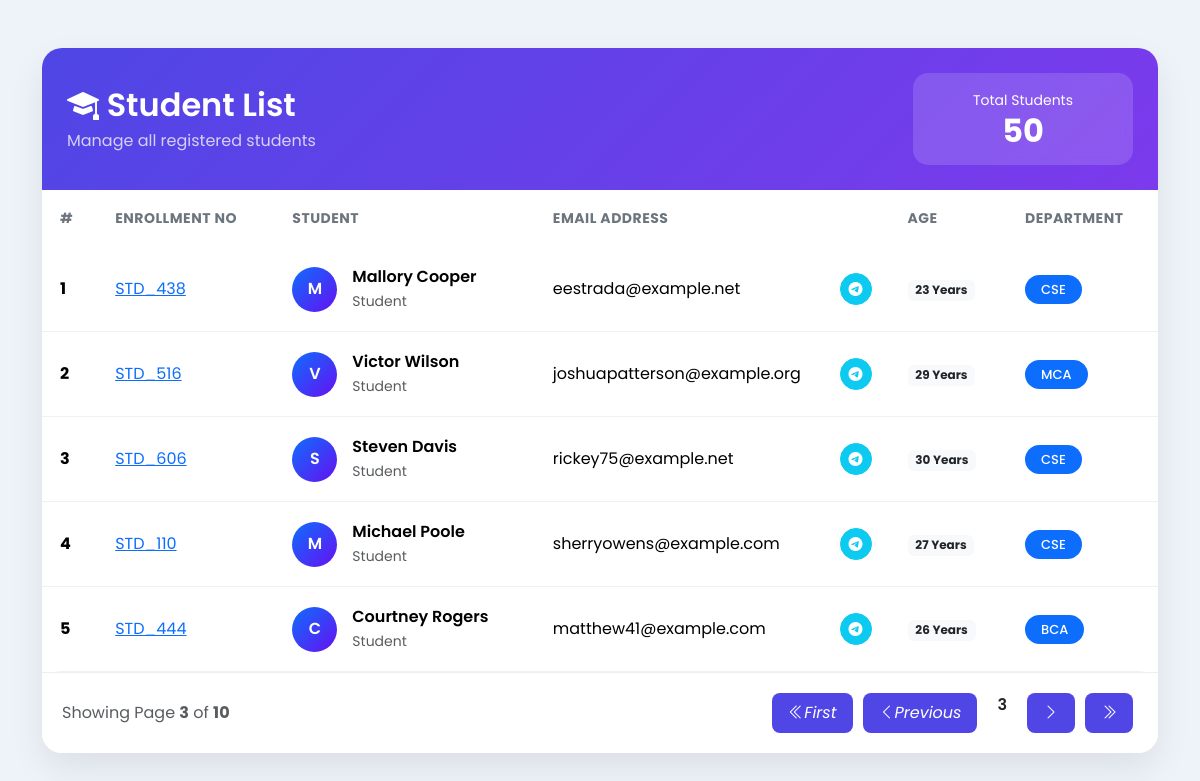
/?page=3, run on the app's committed database.
### myapp/models.py (models this page shows)
class Student(models.Model):
    en_no = models.ForeignKey(Enrollment,on_delete=models.CASCADE)
    dept = models.ForeignKey(Dept,on_delete=models.CASCADE)
    name = models.CharField(max_length=20)
    email = models.CharField(max_length=50)
    age = models.IntegerField()

class Enrollment(models.Model):
    en_no = models.CharField(max_length=20)

class Dept(models.Model):
    name = models.CharField(max_length=20)

### myapp/views.py (the view)
# urls.py: path("",index,name="index"),
def index(request):
    students = Student.objects.all()
    paginator = Paginator(students, 5)
    page_number = request.GET.get("page")
    page_obj = paginator.get_page(page_number)
    return render(request,"index.html",{'students':page_obj})

### myapp/templates/index.html (shortened to what this page needs)
<!DOCTYPE html>
<html lang="en">
<head>
    <link href="https://cdn.jsdelivr.net/npm/bootstrap@5.3.3/dist/css/bootstrap.min.css" rel="stylesheet">
    <link href="https://cdn.jsdelivr.net/npm/bootstrap-icons@1.11.3/font/bootstrap-icons.css" rel="stylesheet">
</head>
<body>
    <div class="container py-5">
        <div class="card student-card">
            <div class="student-header">
                <div class="d-flex justify-content-between align-items-center flex-wrap">
                    <div>
                        <h2 class="title">
                            <i class="bi bi-mortarboard-fill"></i>
                            Student List
                        </h2>
                        <p class="mb-0 opacity-75">
                            Manage all registered students
                        </p>
                    </div>
                    <div class="total-box text-center mt-3 mt-md-0">
                        <small>Total Students</small>
                        <h2>{{ students.paginator.count }}</h2>
                    </div>
                </div>
            </div>
            <div class="table-responsive">
                <table class="table align-middle">
                    <thead>
                        <tr>
                            <th>#</th>
                            <th>Enrollment No</th>
                            <th>Student</th>
                            <th>Email Address</th>
                            <th>Age</th>
                            <th>Department</th>
                        </tr>
                    </thead>
                    <tbody>
                        {% for student in students %}
                        <tr>
                            <td>
                                <strong>{{ forloop.counter }}</strong>
                            </td>
                            <td>
                                <a href="{%url 'report'%}?id={{student.id}}&action=display">
                                    {{ student.en_no.en_no }}
                                </a>
                            </td>
                            <td>
                                <div class="d-flex align-items-center">
                                    <div class="student-avatar">
                                        {{ student.name|slice:":1"|upper }}
                                    </div>
                                    <div>
                                        <div class="fw-semibold">
                                            {{ student.name }}
                                        </div>
                                        <small class="text-muted">
                                            Student
                                        </small>
                                    </div>
                                </div>
                            </td>
                            <td>
                                <div class="d-flex justify-content-between align-items-center">
                                    <span>{{ student.email }}</span>
                                    <a href="{% url 'report' %}?id={{ student.id }}&action=email"
                                        class="btn btn-sm btn-info rounded-circle d-flex align-items-center justify-content-center"
                                        style="width:32px; height:32px;" title="Send Report">
                                        <i class="bi bi-telegram text-white"></i>
                                    </a>
                                </div>
                            </td>
                            <td>
                                <span class="badge bg-light text-dark">
                                    {{ student.age }} Years
                                </span>
                            </td>
                            <td>
                                <span class="badge bg-primary badge-dept">
                                    {{ student.dept.name }}
                                </span>
                            </td>
                        </tr>
                        {% endfor %}
                    </tbody>
                </table>
            </div>
            <div class="pagination-wrapper">
                <div class="d-flex justify-content-between align-items-center flex-wrap">
                    <div class="text-muted">
                        Showing Page
                        <strong>{{ students.number }}</strong>
                        of
                        <strong>{{ students.paginator.num_pages }}</strong>
                    </div>
                    <div class="pagination">
                        {% if students.has_previous %}
                        <a href="?page=1">
                            <i class="bi bi-chevron-double-left">First</i>
                        </a>
                        <a href="?page={{ students.previous_page_number }}">
                            <i class="bi bi-chevron-left">Previous</i>
                        </a>
                        {% endif %}
                        <span class="current">
                            {{ students.number }}
                        </span>
                        {% if students.has_next %}
                        <a href="?page={{ students.next_page_number }}">
                            <i class="bi bi-chevron-right"></i>
                        </a>
                        <a href="?page={{ students.paginator.num_pages }}">
                            <i class="bi bi-chevron-double-right"></i>
                        </a>
                        {% endif %}
                    </div>
                </div>
            </div>
        </div>
    </div>
</body>
</html>

### myapp/templates/index.html (style rules this page uses)
* { font-family: 'Poppins', sans-serif; }
body { background: #eef2f9; }
.student-card { border: none; border-radius: 20px; overflow: hidden; box-shadow: 0 15px 35px rgba(0, 0, 0, .08); }
.student-header { background: linear-gradient(135deg, #4f46e5, #7c3aed); color: white; padding: 25px; }
.title { font-weight: 600; margin-bottom: 5px; }
.total-box { background: rgba(255, 255, 255, .15); backdrop-filter: blur(8px); border-radius: 15px; padding: 15px 25px; min-width: 220px; }
.total-box h2 { margin: 0; font-weight: 700; }
.table { margin: 0; }
.table thead { background: #f8f9ff; }
.table thead th { border: none; color: #6c757d; font-size: 14px; text-transform: uppercase; letter-spacing: .5px; padding: 18px; }
.table tbody td { padding: 18px; border-color: #f1f1f1; vertical-align: middle; }
.table tbody tr { transition: .3s; }
.student-avatar { width: 45px; height: 45px; border-radius: 50%; background: linear-gradient(135deg, #0d6efd, #6610f2); color: white; display: flex; justify-content: center; align-items: center; font-weight: 600; margin-right: 15px; }
.badge-dept { border-radius: 20px; padding: 8px 16px; font-weight: 500; font-size: 13px; }
.pagination-wrapper { padding: 20px; background: white; border-top: 1px solid #eee; }
.pagination a { text-decoration: none; margin: 0 5px; padding: 8px 16px; border-radius: 8px; background: #4f46e5; color: white; transition: .3s; }
.current { font-weight: 600; margin: 0 15px; }
.table-responsive { border-radius: 0 0 20px 20px; }

### data on the page
Student: en_no.en_no "STD_438", name "M", name "Mallory Cooper", email "eestrada@example.net", age "23", dept.name "CSE"
Student: en_no.en_no "STD_516", name "V", name "Victor Wilson", email "joshuapatterson@example.org", age "29", dept.name "MCA"
Student: en_no.en_no "STD_606", name "S", name "Steven Davis", email "rickey75@example.net", age "30", dept.name "CSE"
Student: en_no.en_no "STD_110", name "M", name "Michael Poole", email "sherryowens@example.com", age "27", dept.name "CSE"
Student: en_no.en_no "STD_444", name "C", name "Courtney Rogers", email "matthew41@example.com", age "26", dept.name "BCA"

### other printed values
{{ students.paginator.count }} "50"
{{ students.number }} "3"
{{ students.paginator.num_pages }} "10"
